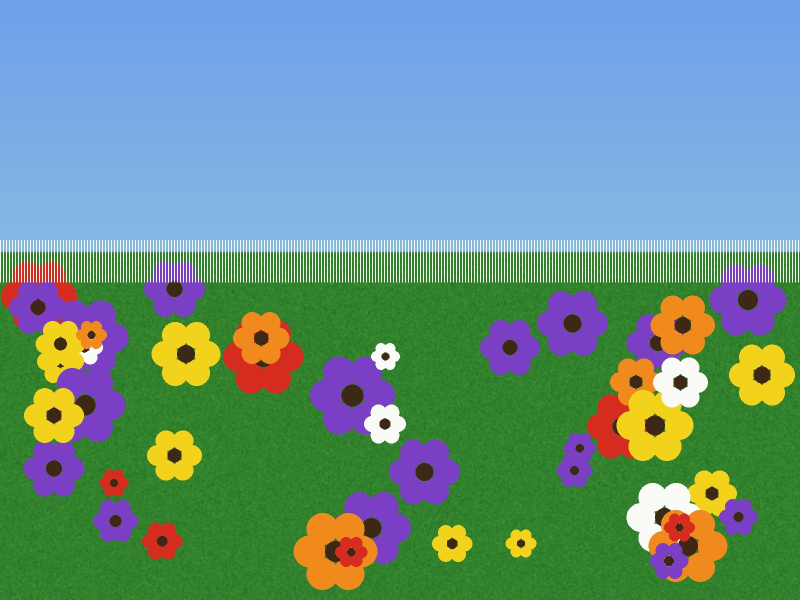
#> input picture test/assets/garden.jpg, 1600 x 1200 px (shown at 1/2 size)
$ python make_scene.py
#> lines starting #> are read from the running program, lines starting #| are printed output that depends on the picture
#!/usr/bin/env python3
"""Draw the scene clip the engine's checks run on: test/assets/scene.webm. Run with python3 -I test/make_scene.py.

Four seconds at 30 frames a second, 540 by 960 (a phone held upright), cut from test/assets/garden.jpg, with:
  - a hand's small tremor all through, and a slow pan between 2.4 s and 3.4 s;
  - a beetle that walks steadily on six legs moving in two alternating sets of three (living, jointed and rhythmic);
  - a fly that walks in short bursts and buzzes its wings while it stands (living, rhythmic);
  - an orange ball that slides at one speed in a straight line (moving, coherent, not rhythmic);
  - a patch of glints that change at random every frame (flicker with no coherent motion).
Everything moves with the background, so the pan moves the whole scene. Needs numpy, Pillow and ffmpeg with libvpx.
test/assets/scene.json gives where each of the four is in every frame, as fractions of the width and of the height from the top,
so that a check can tell what the gaze looked at.
"""
import json, math, pathlib, random, subprocess
import numpy as np
from PIL import Image, ImageDraw

here = pathlib.Path(__file__).resolve().parent
W, H, FPS, SECONDS = 540, 960, 30, 4
MARGIN = 80
random.seed(11)
rng = np.random.default_rng(11)

garden = Image.open(here / 'assets' / 'garden.jpg').convert('RGB')        # 1600 x 1200
#> garden is the input picture: PIL image 1600x1200 RGB; mean R, G, B 106.9, 147.1, 137.7
crop_w = round(garden.height * (W + 2 * MARGIN) / (H + 2 * MARGIN))
#> crop_w = 750
left = (garden.width - crop_w) // 2
#> left = 425
bg = garden.crop((left, 0, left + crop_w, garden.height)).resize((W + 2 * MARGIN, H + 2 * MARGIN), Image.LANCZOS)
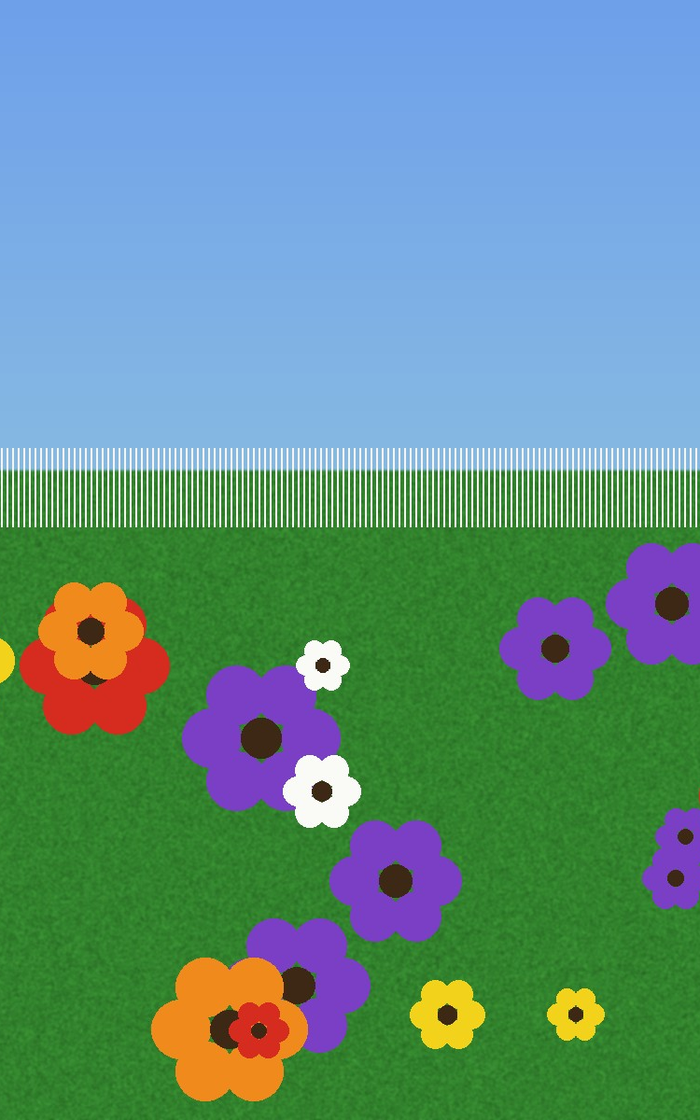
#> bg: PIL image 700x1120 RGB; mean R, G, B 99.1, 144.8, 136.5


# [63 lines left out: functions offset, beetle, fly, ball, glints, not called in this run]


#> (the run stopped early here; a loop or call above may not have finished)
